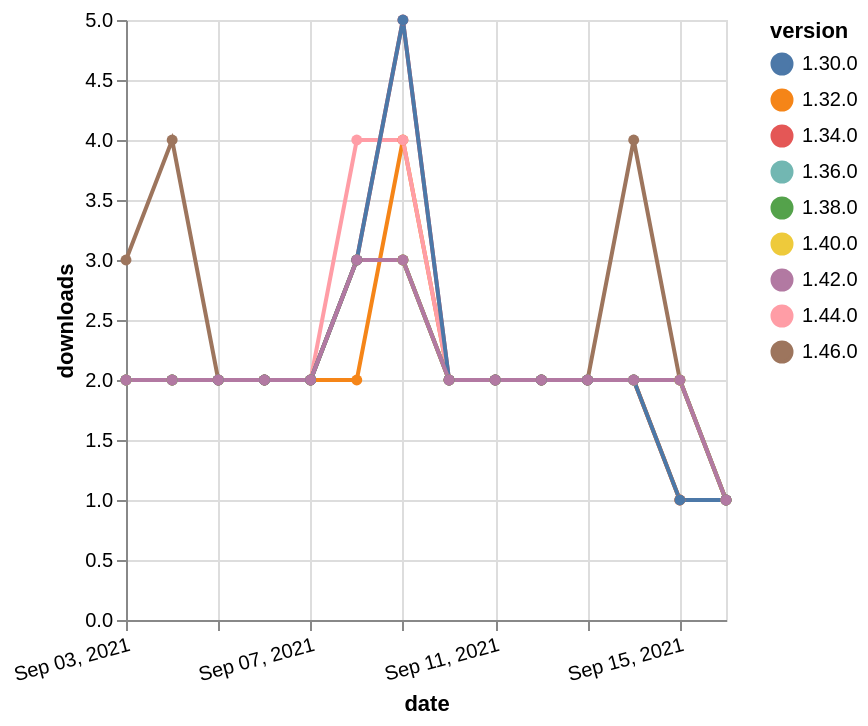

This figure's Vega-Lite source:
### Vega-Lite specification from a JSON file in a GitHub repository (floating-point values rounded to 4 significant figures)
{"$schema": "https://vega.github.io/schema/vega-lite/v5.json", "description": "A simple bar chart with embedded data.", "data": {"values": [{"date": "2021-09-03", "total": 2420, "delta": 2, "version": "1.34.0"}, {"date": "2021-09-04", "total": 2422, "delta": 2, "version": "1.34.0"}, {"date": "2021-09-05", "total": 2424, "delta": 2, "version": "1.34.0"}, {"date": "2021-09-06", "total": 2426, "delta": 2, "version": "1.34.0"}, {"date": "2021-09-07", "total": 2428, "delta": 2, "version": "1.34.0"}, {"date": "2021-09-08", "total": 2431, "delta": 3, "version": "1.34.0"}, {"date": "2021-09-09", "total": 2436, "delta": 5, "version": "1.34.0"}, {"date": "2021-09-10", "total": 2438, "delta": 2, "version": "1.34.0"}, {"date": "2021-09-11", "total": 2440, "delta": 2, "version": "1.34.0"}, {"date": "2021-09-12", "total": 2442, "delta": 2, "version": "1.34.0"}, {"date": "2021-09-13", "total": 2444, "delta": 2, "version": "1.34.0"}, {"date": "2021-09-14", "total": 2446, "delta": 2, "version": "1.34.0"}, {"date": "2021-09-15", "total": 2447, "delta": 1, "version": "1.34.0"}, {"date": "2021-09-16", "total": 2448, "delta": 1, "version": "1.34.0"}, {"date": "2021-09-03", "total": 2545, "delta": 2, "version": "1.32.0"}, {"date": "2021-09-04", "total": 2547, "delta": 2, "version": "1.32.0"}, {"date": "2021-09-05", "total": 2549, "delta": 2, "version": "1.32.0"}, {"date": "2021-09-06", "total": 2551, "delta": 2, "version": "1.32.0"}, {"date": "2021-09-07", "total": 2553, "delta": 2, "version": "1.32.0"}, {"date": "2021-09-08", "total": 2555, "delta": 2, "version": "1.32.0"}, {"date": "2021-09-09", "total": 2559, "delta": 4, "version": "1.32.0"}, {"date": "2021-09-10", "total": 2561, "delta": 2, "version": "1.32.0"}, {"date": "2021-09-11", "total": 2563, "delta": 2, "version": "1.32.0"}, {"date": "2021-09-12", "total": 2565, "delta": 2, "version": "1.32.0"}, {"date": "2021-09-13", "total": 2567, "delta": 2, "version": "1.32.0"}, {"date": "2021-09-14", "total": 2569, "delta": 2, "version": "1.32.0"}, {"date": "2021-09-15", "total": 2570, "delta": 1, "version": "1.32.0"}, {"date": "2021-09-16", "total": 2571, "delta": 1, "version": "1.32.0"}, {"date": "2021-09-03", "total": 702, "delta": 2, "version": "1.44.0"}, {"date": "2021-09-04", "total": 704, "delta": 2, "version": "1.44.0"}, {"date": "2021-09-05", "total": 706, "delta": 2, "version": "1.44.0"}, {"date": "2021-09-06", "total": 708, "delta": 2, "version": "1.44.0"}, {"date": "2021-09-07", "total": 710, "delta": 2, "version": "1.44.0"}, {"date": "2021-09-08", "total": 714, "delta": 4, "version": "1.44.0"}, {"date": "2021-09-09", "total": 718, "delta": 4, "version": "1.44.0"}, {"date": "2021-09-10", "total": 720, "delta": 2, "version": "1.44.0"}, {"date": "2021-09-11", "total": 722, "delta": 2, "version": "1.44.0"}, {"date": "2021-09-12", "total": 724, "delta": 2, "version": "1.44.0"}, {"date": "2021-09-13", "total": 726, "delta": 2, "version": "1.44.0"}, {"date": "2021-09-14", "total": 728, "delta": 2, "version": "1.44.0"}, {"date": "2021-09-15", "total": 730, "delta": 2, "version": "1.44.0"}, {"date": "2021-09-16", "total": 731, "delta": 1, "version": "1.44.0"}, {"date": "2021-09-03", "total": 1667, "delta": 2, "version": "1.38.0"}, {"date": "2021-09-04", "total": 1669, "delta": 2, "version": "1.38.0"}, {"date": "2021-09-05", "total": 1671, "delta": 2, "version": "1.38.0"}, {"date": "2021-09-06", "total": 1673, "delta": 2, "version": "1.38.0"}, {"date": "2021-09-07", "total": 1675, "delta": 2, "version": "1.38.0"}, {"date": "2021-09-08", "total": 1678, "delta": 3, "version": "1.38.0"}, {"date": "2021-09-09", "total": 1681, "delta": 3, "version": "1.38.0"}, {"date": "2021-09-10", "total": 1683, "delta": 2, "version": "1.38.0"}, {"date": "2021-09-11", "total": 1685, "delta": 2, "version": "1.38.0"}, {"date": "2021-09-12", "total": 1687, "delta": 2, "version": "1.38.0"}, {"date": "2021-09-13", "total": 1689, "delta": 2, "version": "1.38.0"}, {"date": "2021-09-14", "total": 1691, "delta": 2, "version": "1.38.0"}, {"date": "2021-09-15", "total": 1693, "delta": 2, "version": "1.38.0"}, {"date": "2021-09-16", "total": 1694, "delta": 1, "version": "1.38.0"}, {"date": "2021-09-03", "total": 2040, "delta": 2, "version": "1.36.0"}, {"date": "2021-09-04", "total": 2042, "delta": 2, "version": "1.36.0"}, {"date": "2021-09-05", "total": 2044, "delta": 2, "version": "1.36.0"}, {"date": "2021-09-06", "total": 2046, "delta": 2, "version": "1.36.0"}, {"date": "2021-09-07", "total": 2048, "delta": 2, "version": "1.36.0"}, {"date": "2021-09-08", "total": 2051, "delta": 3, "version": "1.36.0"}, {"date": "2021-09-09", "total": 2054, "delta": 3, "version": "1.36.0"}, {"date": "2021-09-10", "total": 2056, "delta": 2, "version": "1.36.0"}, {"date": "2021-09-11", "total": 2058, "delta": 2, "version": "1.36.0"}, {"date": "2021-09-12", "total": 2060, "delta": 2, "version": "1.36.0"}, {"date": "2021-09-13", "total": 2062, "delta": 2, "version": "1.36.0"}, {"date": "2021-09-14", "total": 2064, "delta": 2, "version": "1.36.0"}, {"date": "2021-09-15", "total": 2066, "delta": 2, "version": "1.36.0"}, {"date": "2021-09-16", "total": 2067, "delta": 1, "version": "1.36.0"}, {"date": "2021-09-03", "total": 1462, "delta": 2, "version": "1.40.0"}, {"date": "2021-09-04", "total": 1464, "delta": 2, "version": "1.40.0"}, {"date": "2021-09-05", "total": 1466, "delta": 2, "version": "1.40.0"}, {"date": "2021-09-06", "total": 1468, "delta": 2, "version": "1.40.0"}, {"date": "2021-09-07", "total": 1470, "delta": 2, "version": "1.40.0"}, {"date": "2021-09-08", "total": 1473, "delta": 3, "version": "1.40.0"}, {"date": "2021-09-09", "total": 1476, "delta": 3, "version": "1.40.0"}, {"date": "2021-09-10", "total": 1478, "delta": 2, "version": "1.40.0"}, {"date": "2021-09-11", "total": 1480, "delta": 2, "version": "1.40.0"}, {"date": "2021-09-12", "total": 1482, "delta": 2, "version": "1.40.0"}, {"date": "2021-09-13", "total": 1484, "delta": 2, "version": "1.40.0"}, {"date": "2021-09-14", "total": 1486, "delta": 2, "version": "1.40.0"}, {"date": "2021-09-15", "total": 1488, "delta": 2, "version": "1.40.0"}, {"date": "2021-09-16", "total": 1489, "delta": 1, "version": "1.40.0"}, {"date": "2021-09-03", "total": 230, "delta": 3, "version": "1.46.0"}, {"date": "2021-09-04", "total": 234, "delta": 4, "version": "1.46.0"}, {"date": "2021-09-05", "total": 236, "delta": 2, "version": "1.46.0"}, {"date": "2021-09-06", "total": 238, "delta": 2, "version": "1.46.0"}, {"date": "2021-09-07", "total": 240, "delta": 2, "version": "1.46.0"}, {"date": "2021-09-08", "total": 243, "delta": 3, "version": "1.46.0"}, {"date": "2021-09-09", "total": 246, "delta": 3, "version": "1.46.0"}, {"date": "2021-09-10", "total": 248, "delta": 2, "version": "1.46.0"}, {"date": "2021-09-11", "total": 250, "delta": 2, "version": "1.46.0"}, {"date": "2021-09-12", "total": 252, "delta": 2, "version": "1.46.0"}, {"date": "2021-09-13", "total": 254, "delta": 2, "version": "1.46.0"}, {"date": "2021-09-14", "total": 258, "delta": 4, "version": "1.46.0"}, {"date": "2021-09-15", "total": 260, "delta": 2, "version": "1.46.0"}, {"date": "2021-09-16", "total": 261, "delta": 1, "version": "1.46.0"}, {"date": "2021-09-03", "total": 2992, "delta": 2, "version": "1.30.0"}, {"date": "2021-09-04", "total": 2994, "delta": 2, "version": "1.30.0"}, {"date": "2021-09-05", "total": 2996, "delta": 2, "version": "1.30.0"}, {"date": "2021-09-06", "total": 2998, "delta": 2, "version": "1.30.0"}, {"date": "2021-09-07", "total": 3000, "delta": 2, "version": "1.30.0"}, {"date": "2021-09-08", "total": 3003, "delta": 3, "version": "1.30.0"}, {"date": "2021-09-09", "total": 3008, "delta": 5, "version": "1.30.0"}, {"date": "2021-09-10", "total": 3010, "delta": 2, "version": "1.30.0"}, {"date": "2021-09-11", "total": 3012, "delta": 2, "version": "1.30.0"}, {"date": "2021-09-12", "total": 3014, "delta": 2, "version": "1.30.0"}, {"date": "2021-09-13", "total": 3016, "delta": 2, "version": "1.30.0"}, {"date": "2021-09-14", "total": 3018, "delta": 2, "version": "1.30.0"}, {"date": "2021-09-15", "total": 3019, "delta": 1, "version": "1.30.0"}, {"date": "2021-09-16", "total": 3020, "delta": 1, "version": "1.30.0"}, {"date": "2021-09-03", "total": 1001, "delta": 2, "version": "1.42.0"}, {"date": "2021-09-04", "total": 1003, "delta": 2, "version": "1.42.0"}, {"date": "2021-09-05", "total": 1005, "delta": 2, "version": "1.42.0"}, {"date": "2021-09-06", "total": 1007, "delta": 2, "version": "1.42.0"}, {"date": "2021-09-07", "total": 1009, "delta": 2, "version": "1.42.0"}, {"date": "2021-09-08", "total": 1012, "delta": 3, "version": "1.42.0"}, {"date": "2021-09-09", "total": 1015, "delta": 3, "version": "1.42.0"}, {"date": "2021-09-10", "total": 1017, "delta": 2, "version": "1.42.0"}, {"date": "2021-09-11", "total": 1019, "delta": 2, "version": "1.42.0"}, {"date": "2021-09-12", "total": 1021, "delta": 2, "version": "1.42.0"}, {"date": "2021-09-13", "total": 1023, "delta": 2, "version": "1.42.0"}, {"date": "2021-09-14", "total": 1025, "delta": 2, "version": "1.42.0"}, {"date": "2021-09-15", "total": 1027, "delta": 2, "version": "1.42.0"}, {"date": "2021-09-16", "total": 1028, "delta": 1, "version": "1.42.0"}]}, "width": "container", "mark": {"type": "line", "point": {"filled": true}}, "encoding": {"x": {"field": "date", "type": "temporal", "timeUnit": "yearmonthdate", "title": "date", "axis": {"labelAngle": -15}}, "y": {"field": "delta", "type": "quantitative", "title": "downloads"}, "color": {"field": "version", "type": "nominal"}, "tooltip": {"field": "delta"}}}
